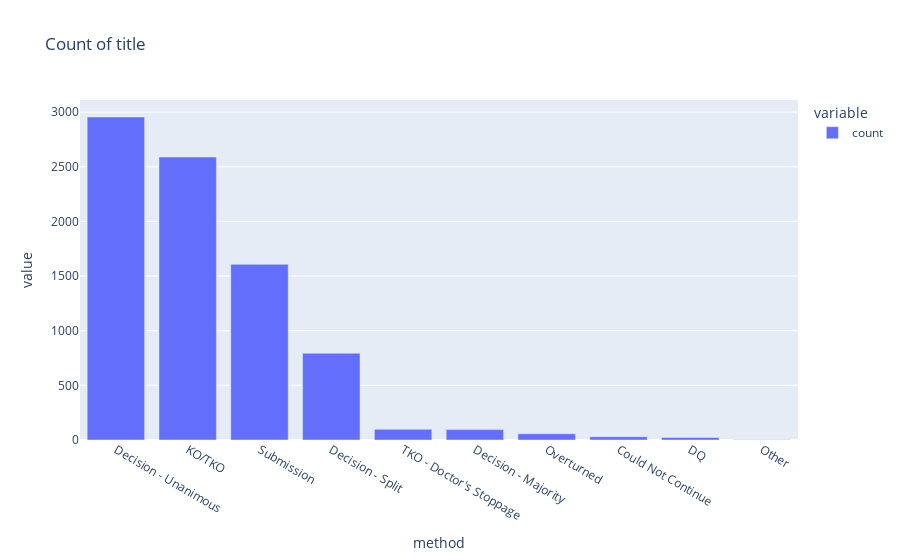

The code cell stored with this chart in its notebook:
### Code cell
fig = px.bar(
    method,
    title='Count of title'
)
fig.show()

### Figure 1 — Plotly figure (JSON) as saved in the notebook; plotly's stock layout.template omitted (floating-point values rounded to 4 significant figures)
{"data": [{"hovertemplate": "variable=count<br>method=%{x}<br>value=%{y}<extra></extra>", "legendgroup": "count", "marker": {"color": "#636efa", "pattern": {"shape": ""}}, "name": "count", "orientation": "v", "showlegend": true, "textposition": "auto", "type": "bar", "x": ["Decision - Unanimous", "KO/TKO", "Submission", "Decision - Split", "TKO - Doctor's Stoppage", "Decision - Majority", "Overturned", "Could Not Continue", "DQ", "Other"], "xaxis": "x", "y": [2955, 2589, 1607, 794, 98, 95, 57, 30, 23, 2], "yaxis": "y"}], "layout": {"barmode": "relative", "legend": {"title": {"text": "variable"}, "tracegroupgap": 0}, "title": {"text": "Count of title"}, "xaxis": {"anchor": "y", "domain": [0, 1], "title": {"text": "method"}}, "yaxis": {"anchor": "x", "domain": [0, 1], "title": {"text": "value"}}}}
